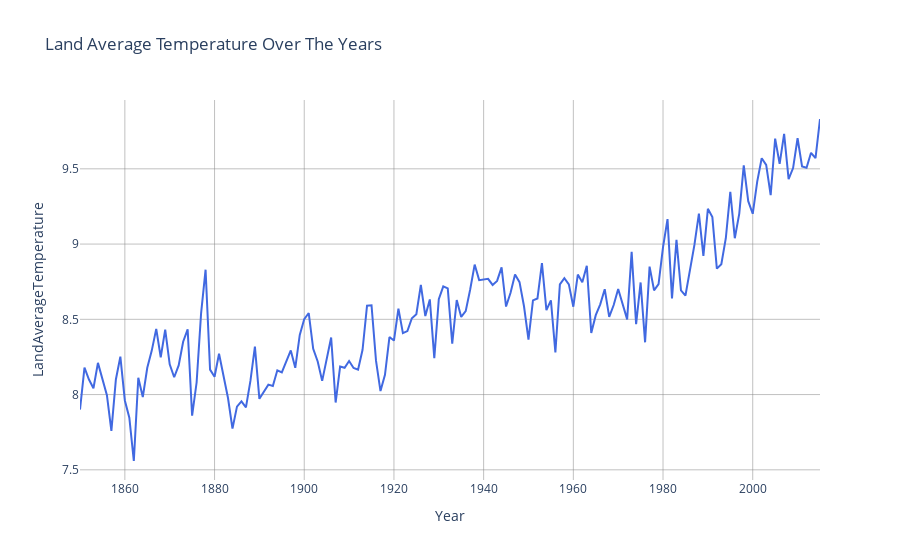

The notebook cell this image was saved under:
### Markdown cell above
---
### Below are visualization of the data using the visualisation library 'Plotly'

### Code cell
fig = px.line(GroupByYear, x='Year', y='LandAverageTemperature', title='Land Average Temperature Over The Years', labels={'Temperature Measured in Celsius'})
fig.update_traces(line=dict(color='royalblue', width=2))
fig.update_layout(plot_bgcolor='white',
                  xaxis=dict(showgrid=True, gridwidth=0.5, gridcolor='grey'),
                  yaxis=dict(showgrid=True, gridwidth=0.5, gridcolor='grey'))


fig.show()

### Figure 1 — Plotly figure (JSON) as saved in the notebook; plotly's stock layout.template omitted (floating-point values rounded to 4 significant figures; data arrays with more than 128 entries replaced by an {"elided": "..."} marker saying what was removed)
{"data": [{"hovertemplate": "Year=%{x}<br>LandAverageTemperature=%{y}<extra></extra>", "legendgroup": "", "line": {"color": "royalblue", "dash": "solid", "width": 2}, "marker": {"symbol": "circle"}, "mode": "lines", "name": "", "orientation": "v", "showlegend": false, "type": "scatter", "x": {"elided": "166 int values"}, "xaxis": "x", "y": {"elided": "166 float values"}, "yaxis": "y"}], "layout": {"legend": {"tracegroupgap": 0}, "plot_bgcolor": "white", "title": {"text": "Land Average Temperature Over The Years"}, "xaxis": {"anchor": "y", "domain": [0, 1], "gridcolor": "grey", "gridwidth": 0.5, "showgrid": true, "title": {"text": "Year"}}, "yaxis": {"anchor": "x", "domain": [0, 1], "gridcolor": "grey", "gridwidth": 0.5, "showgrid": true, "title": {"text": "LandAverageTemperature"}}}}
